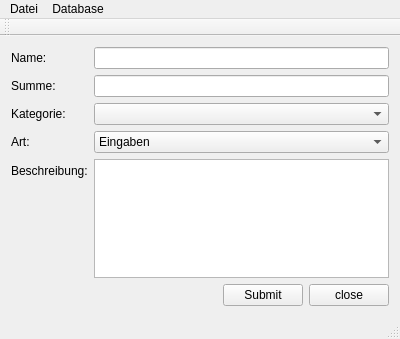
<?xml version="1.0" encoding="UTF-8"?>
<ui version="4.0">
 <class>MainWindow</class>
 <widget class="QMainWindow" name="MainWindow">
  <property name="geometry">
   <rect>
    <x>0</x>
    <y>0</y>
    <width>400</width>
    <height>339</height>
   </rect>
  </property>
  <property name="windowTitle">
   <string>MainWindow</string>
  </property>
  <widget class="QWidget" name="centralWidget">
   <layout class="QFormLayout" name="formLayout">
    <property name="fieldGrowthPolicy">
     <enum>QFormLayout::AllNonFixedFieldsGrow</enum>
    </property>
    <item row="0" column="0">
     <widget class="QLabel" name="label_name">
      <property name="text">
       <string>Name:</string>
      </property>
     </widget>
    </item>
    <item row="0" column="1">
     <widget class="QLineEdit" name="lineEdit_name"/>
    </item>
    <item row="1" column="0">
     <widget class="QLabel" name="label_summe">
      <property name="text">
       <string>Summe:</string>
      </property>
     </widget>
    </item>
    <item row="1" column="1">
     <widget class="QLineEdit" name="lineEdit_summe">
      <property name="font">
       <font>
        <weight>75</weight>
        <bold>true</bold>
       </font>
      </property>
      <property name="inputMethodHints">
       <set>Qt::ImhFormattedNumbersOnly</set>
      </property>
     </widget>
    </item>
    <item row="2" column="0">
     <widget class="QLabel" name="label_kategorie">
      <property name="text">
       <string>Kategorie:</string>
      </property>
     </widget>
    </item>
    <item row="2" column="1">
     <widget class="QComboBox" name="comboBox_kategorie"/>
    </item>
    <item row="3" column="0">
     <widget class="QLabel" name="label_art">
      <property name="text">
       <string>Art:</string>
      </property>
     </widget>
    </item>
    <item row="3" column="1">
     <widget class="QComboBox" name="comboBox_art">
      <item>
       <property name="text">
        <string>Eingaben</string>
       </property>
      </item>
      <item>
       <property name="text">
        <string>Ausgaben</string>
       </property>
      </item>
     </widget>
    </item>
    <item row="5" column="0">
     <widget class="QLabel" name="label_beschreibung">
      <property name="text">
       <string>Beschreibung:</string>
      </property>
     </widget>
    </item>
    <item row="7" column="1">
     <widget class="QWidget" name="widget" native="true">
      <layout class="QHBoxLayout" name="horizontalLayout">
       <property name="margin">
        <number>0</number>
       </property>
       <item>
        <spacer name="horizontalSpacer">
         <property name="orientation">
          <enum>Qt::Horizontal</enum>
         </property>
         <property name="sizeHint" stdset="0">
          <size>
           <width>40</width>
           <height>20</height>
          </size>
         </property>
        </spacer>
       </item>
       <item>
        <widget class="QPushButton" name="pushButton_submit">
         <property name="text">
          <string>Submit</string>
         </property>
        </widget>
       </item>
       <item>
        <widget class="QPushButton" name="pushButton_close">
         <property name="text">
          <string>close</string>
         </property>
        </widget>
       </item>
      </layout>
     </widget>
    </item>
    <item row="5" column="1">
     <widget class="QTextEdit" name="textEdit_discription"/>
    </item>
   </layout>
  </widget>
  <widget class="QMenuBar" name="menuBar">
   <property name="geometry">
    <rect>
     <x>0</x>
     <y>0</y>
     <width>400</width>
     <height>25</height>
    </rect>
   </property>
   <widget class="QMenu" name="menuDatei">
    <property name="title">
     <string>Datei</string>
    </property>
    <addaction name="actionClose"/>
   </widget>
   <widget class="QMenu" name="menuDatabase">
    <property name="title">
     <string>Database</string>
    </property>
    <addaction name="actionAdd_Kategorie"/>
   </widget>
   <addaction name="menuDatei"/>
   <addaction name="menuDatabase"/>
  </widget>
  <widget class="QToolBar" name="mainToolBar">
   <attribute name="toolBarArea">
    <enum>TopToolBarArea</enum>
   </attribute>
   <attribute name="toolBarBreak">
    <bool>false</bool>
   </attribute>
  </widget>
  <widget class="QStatusBar" name="statusBar"/>
  <action name="actionClose">
   <property name="text">
    <string>Close</string>
   </property>
  </action>
  <action name="actionAdd_Kategorie">
   <property name="text">
    <string>Add Kategorie</string>
   </property>
  </action>
 </widget>
 <layoutdefault spacing="6" margin="11"/>
 <resources/>
 <connections/>
</ui>
